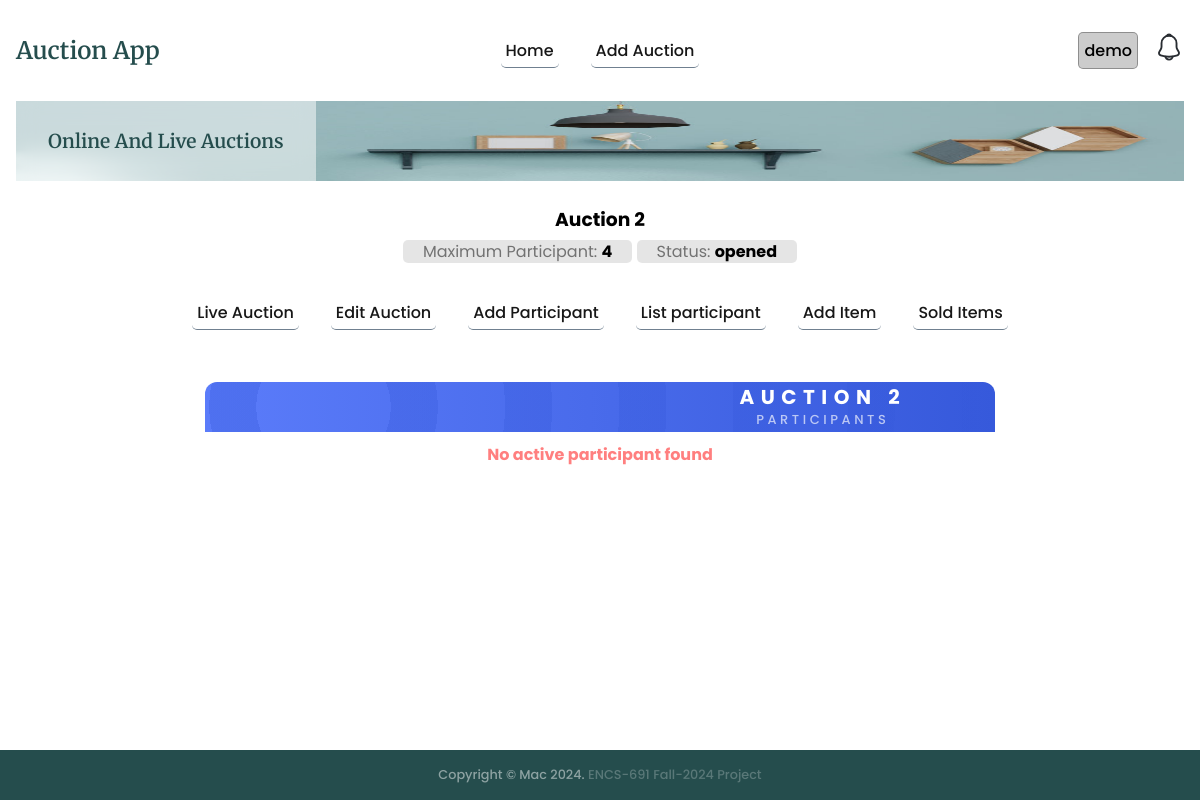
The page /auction/2/participant/list (signed in) on the database as committed earlier.
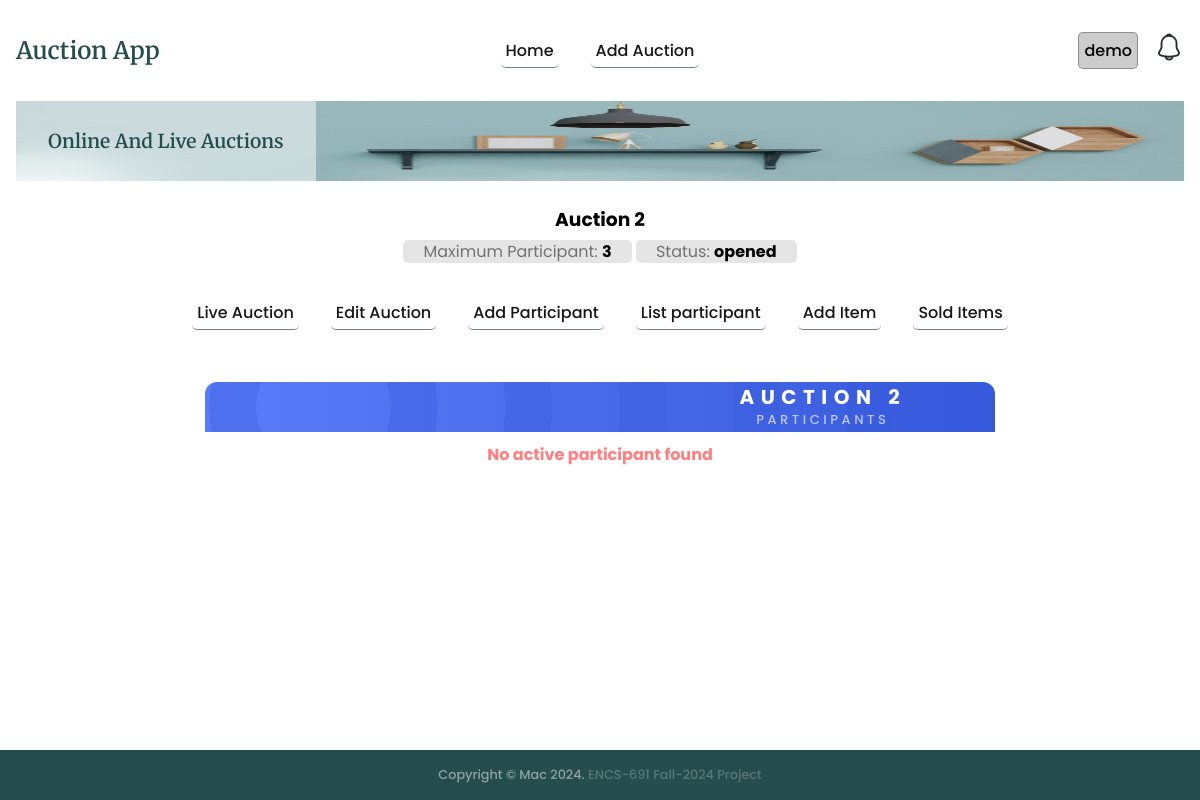
The same page on the database as committed later.
### auctions/models.py (models this page shows, shortened)
class Auction(models.Model):
    name = models.CharField(max_length=200)
    description = models.CharField(max_length=200)
    status = models.CharField(max_length=200, default='opened')
    auction1 = models.CharField(max_length=200, default='0')
    maxparticipant = models.CharField(max_length=200, default='0')
    username = models.CharField(max_length=200, default='-')
    createdat = models.DateTimeField(default=timezone.now)

### auctions/views.py (the view)
# urls.py: path('auction/<int:id>/participant/list', views.listParticipants, name='listParticipant'),
@login_required
def listParticipants(req, id):
    auction = getRecordByPk(Auction, id)
    auctionContext = {'auction': auction}
    try:
        participants = Participant.objects.filter(auctionid=id, status__in=participantStatus)
    except Exception as e:
        logging.error(f'listParticipants: {e}')
        error(request=req, message='An error occured. Try again.')
        return render(req, 'auctions/listParticipant.html', context=auctionContext)
    else:
        canEdit = False
        if req.user.username.lower() == auction.username.lower():
            canEdit = True
        context = {'participants': participants, **auctionContext, 'canEdit':canEdit}
        return render(req, 'auctions/listParticipant.html', context=context)

### auctions/utils.py (called while the page is built)
def getRecordByPk(model, id):
    try:
        record = model.objects.get(pk=id)
    except (KeyError, model.DoesNotExist):
        logging.error('getRecordByPk: model does not exist')
        return None
    else:
        return record

### templates/auctions/listParticipant.html
{% extends "auctions/auctionBase.html" %}
{% block auction_content %}
<div class="participant__main">
  <div class="participant">
    <header>
      <h1 class="participant__title">
        <span class="participant__title--top">{{auction.name}}</span>
        <span class="participant__title--bottom">participants</span>
      </h1>
    </header>
    <main class="participant__profiles">
      {% if participants %}
        {% for participant in participants %}
          <article id="{{participant.id}}" class="participant__profile">
            <span class="participant__name">{{participant.username}}</span>
            <span class="participant__value">{{participant.status}}</span>
            {% if canEdit %}
            <span><a class="participant__edit" href="{% url 'auctions:editParticipant' auction.id participant.id %}">edit</a></span>
            <span><a class="participant__delete" url="{% url 'auctions:deleteParticipant' auction.id participant.id %}">delete</a></span>
            {% endif %}
          </article>
        {% endfor %}
      {% else %}
        <div class="auction-notice">No active participant found</div>
      {% endif %}
    </main>
  </div>
</div>
{% endblock %}

### templates/auctions/auctionBase.html
{% extends "base.html" %}
{% block content %}
<section class="section__container product__container" id="product">
    <div class="auctionbase__header">
        <a href="{% url 'auctions:auctionIndex' auction.id %}">
            <h3>{{auction.name}}</h3>
            <span>Maximum Participant: <strong>{{auction.maxparticipant}}</strong></span>
            <span>Status: <strong>{{auction.status}}</strong></span>
        </a>
    </div>
    <nav>
        <ul class="nav__links auction__nav__links" id="nav-links">
            {% if auction %}
            <li><a href="{% url 'auctions:auctionIndex' auction.id %}">Live Auction</a></li>
            <li><a href="{% url 'auctions:editAuction' auction.id %}">Edit Auction</a></li>
            <li><a href="{% url 'auctions:addParticipant' auction.id %}">Add Participant</a></li>
            <li><a href="{% url 'auctions:listParticipant' auction.id %}">List participant</a></li>
            <li><a href="{% url 'auctions:addItem' auction.id %}">Add Item</a></li>
            <li><a href="{% url 'auctions:getSoldItems' auction.id %}">Sold Items</a></li>
            {% endif %}
        </ul>
    </nav>
    {% include "auctions/message.html" %}
    {% block auction_content %}{% endblock %}
</section>
{% endblock %}

Rows that differ between the two databases and show on the page:
changed Auction "AUCTION 2": maxparticipant "4" → "3"
